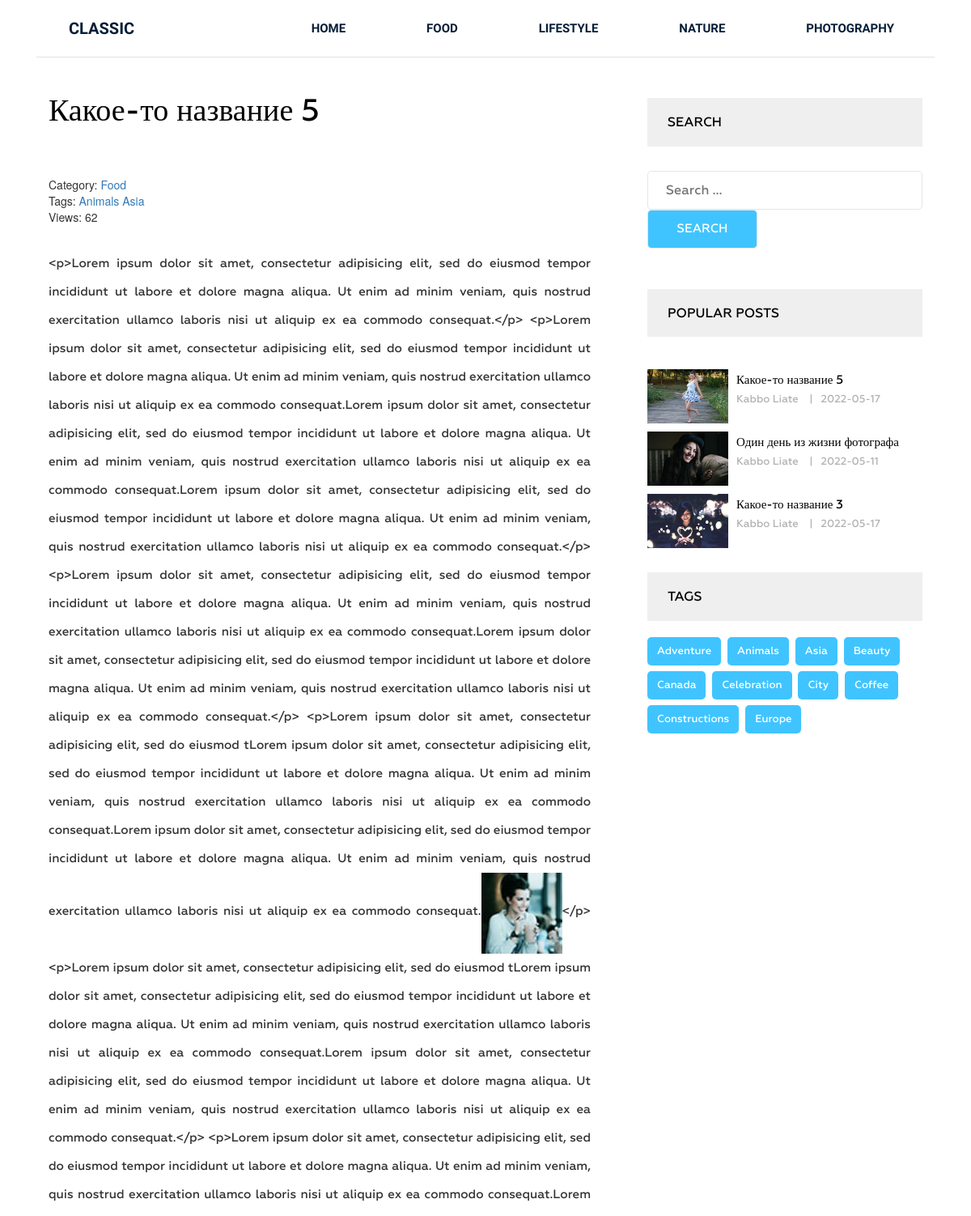
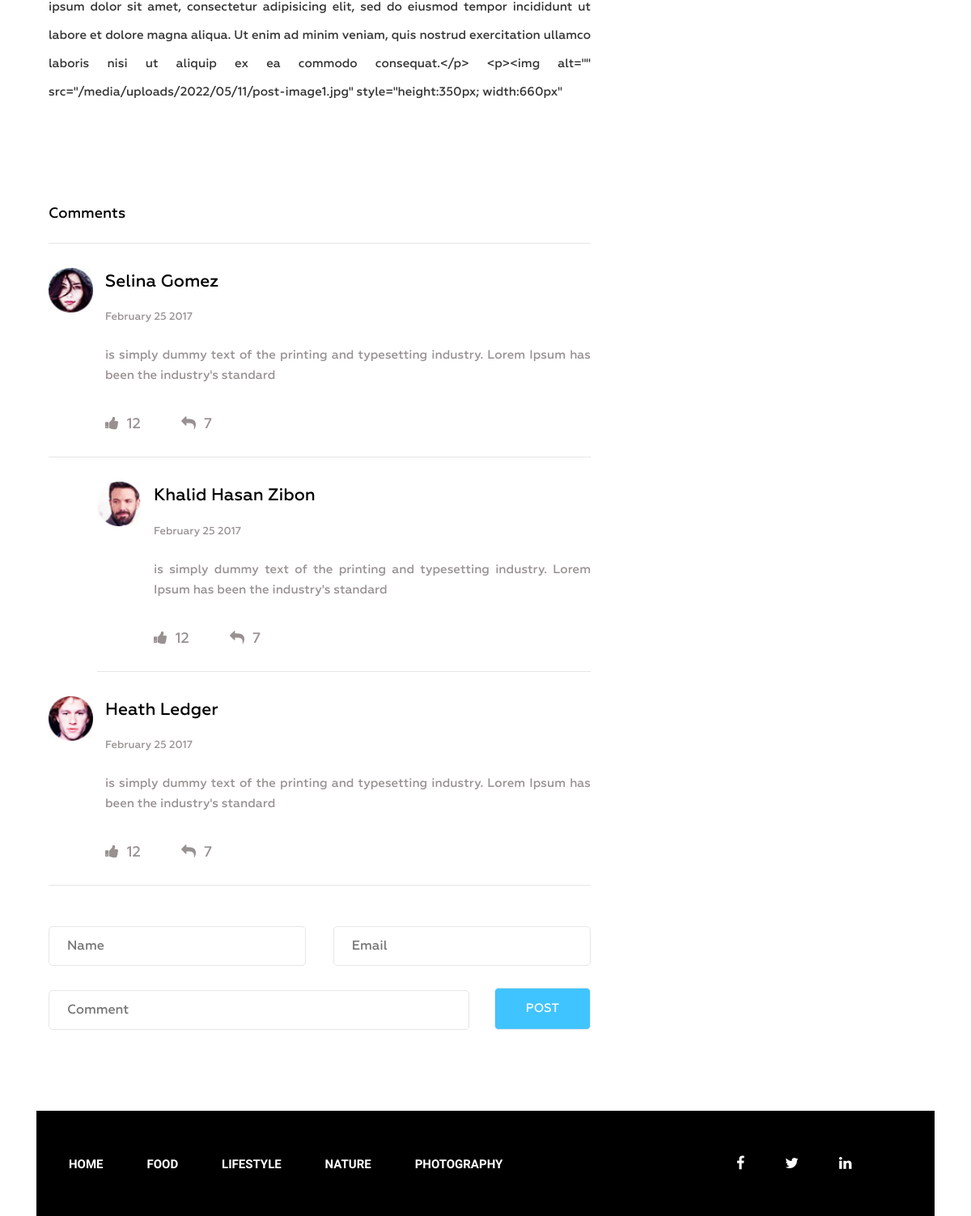
/post/kakoe-to-nazvanie-5/, run on the app's committed database (2 pictures, top to bottom).
### blog/models.py (models this page shows, shortened)
class Category(models.Model):
    title = models.CharField(max_length=255, verbose_name='Название')
    slug = models.SlugField(max_length=255, verbose_name='Url', unique=True)
    class Meta:
        verbose_name = 'Категорию'
        verbose_name_plural = 'Категории'
        ordering = ['title']
    def __str__(self):
        return self.title
    def get_absolute_url(self):
        return reverse('category', kwargs={'slug': self.slug})

class Post(models.Model):
    title = models.CharField(max_length=255, verbose_name='Название')
    slug = models.SlugField(max_length=255, verbose_name='Url', unique=True)
    author = models.CharField(max_length=100, verbose_name='Автор')
    content = models.TextField(blank=True, verbose_name='Контент')
    created_at = models.DateTimeField(auto_now_add=True, verbose_name='Опубликованно')
    photo = models.ImageField(upload_to='photo/%Y/%m/%d/', verbose_name='Фото', blank=True)
    views = models.IntegerField(default=0, verbose_name='Просмотры')
    category = models.ForeignKey(Category, on_delete=models.PROTECT, related_name='posts', verbose_name='Категория')
    tags = models.ManyToManyField(Tag, blank=True, related_name='posts', verbose_name='Тэг')
    class Meta:
        verbose_name = 'Публикацию'
        verbose_name_plural = 'Публикации'
        ordering = ['-created_at']
    def get_absolute_url(self):
        return reverse('post', kwargs={'slug': self.slug})

class Tag(models.Model):
    title = models.CharField(max_length=50, verbose_name='Название')
    slug = models.SlugField(max_length=50, verbose_name='Url', unique=True)
    class Meta:
        verbose_name = 'Тег'
        verbose_name_plural = 'Теги'
        ordering = ['title']
    def __str__(self):
        return self.title
    def get_absolute_url(self):
        return reverse('tag', kwargs={'slug': self.slug})

### blog/views.py (the view)
# urls.py: path('post/<str:slug>/', GetPost.as_view(), name='post'),
class GetPost(DeleteView):
    model = Post
    template_name = 'blog/post.html'
    context_object_name = 'post'
    def get_context_data(self, *, object_list=None, **kwargs):
        context = super(GetPost, self).get_context_data(**kwargs)
        self.object.views = F('views') + 1
        self.object.save()
        self.object.refresh_from_db()
        return context

### blog/templatetags/menu.py (called while the page is built)
@register.inclusion_tag('blog/menu_tpl.html')
def show_menu(menu_class='menu'):
    categories = Category.objects.annotate(cnt=Count('posts')).filter(cnt__gt=0)
    return {'categories': categories, 'menu_class': menu_class}

### blog/templatetags/sidebar.py (called while the page is built)
@register.inclusion_tag('blog/popular_posts_tpl.html')
def get_popular(cnt=3):
    posts = Post.objects.order_by('-views')[:cnt]
    return {'posts': posts}

@register.inclusion_tag('blog/tags_tpl.html')
def get_tags():
    tags = Tag.objects.all
    return {'tags': tags}

### blog/templates/blog/post.html (shortened to what this page needs)
{% extends 'base.html' %}
{% load sidebar %}
{% load static %}
{% block content %}
    <section class="single-blog-area">
        <div class="container">
            <div class="row">
                <div class="col-md-12">
                    <div class="border-top">
                        <div class="col-md-8">
                            <div class="blog-area">
                                <div class="blog-area-part">
                                    <h2>{{ post.title }}</h2>
                                    <div class="single-blog-area">
                                        <div>
                                            <span>Category: <a href="{{ post.category.get_absolute_url }}">{{ post.category }}</a></span>
                                            <br>
                                            {% if post.tags.exists %}
                                                <span>
                                                Tags:
                                                {% for tag in post.tags.all %}
                                                    <a href="{{ tag.get_absolute_url }}">{{ tag.title }}</a>
                                                {% endfor %}
                                                </span>
                                                <br>
                                            {% endif %}
                                            <span>Views: {{ post.views }}</span>
                                        </div>
                                        <p>{{ post.content|safe }}</p>
                                    </div>
                                    <div class="commententries">
                                        <h3>Comments</h3>
                                        <ul class="commentlist">
                                            <li>
                                                <article class="comment">
                                                    <header class="comment-author">
                                                        <img src="img/author-1.jpg" alt="">
                                                    </header>
                                                    <section class="comment-details">
                                                        <div class="author-name">
                                                            <h5><a href="#">Selina Gomez</a></h5>
                                                            <p>February 25 2017</p>
                                                        </div>
                                                        <div class="comment-body">
                                                            <p>is simply dummy text of the printing and typesetting industry. Lorem Ipsum has been the industry's standard </p>
                                                        </div>
                                                        <div class="reply">
                                                            <p><span><a href="#"><i class="fa fa-thumbs-up" aria-hidden="true"></i></a>12</span><span><a href="#"><i class="fa fa-reply" aria-hidden="true"></i></a>7</span></p>
                                                        </div>
                                                    </section>
                                                </article>
                                                <ul class="children">
                                                    <li>
                                                        <article class="comment">
                                                            <header class="comment-author">
                                                                <img src="img/author-2.jpg" alt="">
                                                            </header>
                                                            <section class="comment-details">
                                                                <div class="author-name">
                                                                    <h5><a href="#">Khalid Hasan Zibon</a></h5>
                                                                    <p>February 25 2017</p>
                                                                </div>
                                                                <div class="comment-body">
                                                                    <p>is simply dummy text of the printing and typesetting industry. Lorem Ipsum has been the industry's standard </p>
                                                                </div>
                                                                <div class="reply">
                                                                    <p><span><a href="#"><i class="fa fa-thumbs-up" aria-hidden="true"></i></a>12</span><span><a href="#"><i class="fa fa-reply" aria-hidden="true"></i></a>7</span></p>
                                                                </div>
                                                            </section>
                                                        </article>
                                                    </li>
                                                </ul>
                                            </li>
                                            <li>
                                                <article class="comment">
                                                    <header class="comment-author">
                                                        <img src="img/author-3.jpg" alt="">
                                                    </header>
                                                    <section class="comment-details">
                                                        <div class="author-name">
                                                            <h5><a href="#">Heath Ledger</a></h5>
                                                            <p>February 25 2017</p>
                                                        </div>
                                                        <div class="comment-body">
                                                            <p>is simply dummy text of the printing and typesetting industry. Lorem Ipsum has been the industry's standard </p>
                                                        </div>
                                                        <div class="reply">
                                                            <p><span><a href="#"><i class="fa fa-thumbs-up" aria-hidden="true"></i></a>12</span><span><a href="#"><i class="fa fa-reply" aria-hidden="true"></i></a>7</span></p>
                                                        </div>
                                                    </section>
                                                </article>
                                            </li>
                                        </ul>
                                    </div>
                                    <form action="#" method="get">
                                        <div class="name">
                                            <input type="text" name="" id="" placeholder="Name" class="name">
                                        </div>
                                        <div class="email">
                                            <input type="email" name="" id="" placeholder="Email" class="email">
                                        </div>
                                        <div class="comment">
                                            <input type="text" name="" id="" placeholder="Comment" class="comment">
                                        </div>
                                        <div class="post">
                                            <input type="submit" value="Post">
                                        </div>
                                    </form>
                                </div>
                            </div>
                        </div>
                        <div class="col-md-4">
<div class="newsletter">
                                <h2 class="sidebar-title">Search</h2>
                                <form action="{% url  'search' %}" method="get">
                                    <input type="text" name="s" placeholder="Search ...">
                                    <input type="submit" value="Search">
                                </form>
                            <div class="button-group filters-button-group">
                                <h2 class="sidebar-title">popular posts</h2>
                            </div>
                                {% get_popular 3 %}
                                {% get_tags %}
                            </div>
                        </div>
                    </div>
                </div>
            </div>
        </div>
    </section>
{% endblock %}

### templates/base.html (shortened to what this page needs)
{% load static %}
{% load cache %}
<!DOCTYPE html>
<html lang="en">
<head>
    <link href="https://cdn.jsdelivr.net/npm/bootstrap@5.2.0-beta1/dist/css/bootstrap.min.css" rel="stylesheet">
    <link rel="stylesheet" href="{% static 'css/bootstrap.css' %}">
    <link rel="stylesheet" href="{% static 'css/font-awesome.min.css' %}">
    <link rel="stylesheet" href="{% static 'css/owl.carousel.min.css' %}">
    <link rel="stylesheet" href="{% static 'css/owl.theme.default.min.css' %}">
    <link rel="stylesheet" href="{% static 'style.css' %}">
    <link rel="stylesheet" href="{% static 'responsive.css' %}">
</head>
<body>
<div class="wrapper">
    {% cache 20 header %}
        {% include 'inc/_header.html' %}
    {% endcache %}
    {% block content %}{% endblock %}
    {% cache 20 footer %}
        {% include 'inc/_footer.html' %}
    {% endcache %}
</div>
</body>
</html>

### templates/inc/_header.html
{% load menu %}
<header class="header">
    <div class="container">
        <div class="row">
            <div class="col-md-2">
                <div class="logo">
                    <h2><a href="{% url 'home' %}">Classic</a></h2>
                </div>
            </div>
            <div class="col-md-10">
                {% show_menu %}
            </div>
        </div>
    </div>
</header>

### blog/templates/blog/popular_posts_tpl.html
<div class="grid" style="position: relative;">
    {% for post in posts %}
        <p><div class="portfolio-item recent" style="left: 0px;">
        {% if post.photo %}
            <img src="{{ post.photo.url }}" alt="{{ post.title }}">
        {% else %}
            <img src="https://i.picsum.photos/id/1060/300/201.jpg?blur=2&hmac=0zJLs1ar00sBbW5Ahd_4zA6pgZqCVavwuHToO6VtcYY" alt="{{ post.title }}">
        {% endif %}
        <div class="portfolio-text">
            <h5><a href="{{ post.get_absolute_url }}">{{ post.title }}</a></h5>
            <p>{{ post.author }} <span>|</span>{{ post.created_at|date:'Y-m-d'}}</p>
        </div>
    </div></p>
    {% endfor %}
</div>

### blog/templates/blog/tags_tpl.html
<div class="tags">
    <h2 class="sidebar-title">Tags</h2>
    {% for tag in tags %}
        <p><a href="{{ tag.get_absolute_url }}">{{ tag }}</a></p>
    {% endfor %}
</div>

### templates/inc/_footer.html (shortened to what this page needs)
{% load menu %}
<footer class="footer">
<div class="container">
    <div class="row">
        <div class="col-md-12">
            <div class="footer-bg">
                <div class="row">
                    <div class="col-md-9">
                        {% show_menu 'footer-menu' %}
                    </div>
                    <div class="col-md-3">
                        <div class="footer-icon">
                            <p><a href="#"><i class="fa fa-facebook" aria-hidden="true"></i></a><a href="#"><i class="fa fa-twitter" aria-hidden="true"></i></a><a href="#"><i class="fa fa-linkedin" aria-hidden="true"></i></a><a href="#"></a></p>
                        </div>
                    </div>
                </div> .
            </div>
        </div>
    </div>
</div>
</footer>

### data on the page
Category: title "FOOD"
Category: title "LIFESTYLE"
Category: title "NATURE"
Category: title "PHOTOGRAPHY"
Post: title "Какое-то название 5", category "Food", views "62", content "<p>Lorem ipsum dolor sit amet, consectetur adipisicing elit, sed do eiusmod tempor incididunt ut labore et dolore magna aliqua. Ut enim ad minim veniam, quis nostrud exercitation ullamco laboris nisi ut aliquip ex ea commodo consequat.</p> <p>Lorem ipsum dolor sit amet, consectetur adipisicing elit, sed do eiusmod tempor incididunt ut labore et dolore magna aliqua. Ut enim ad minim veniam, quis nostrud exercitation ullamco laboris nisi ut aliquip ex ea commodo consequat.Lorem ipsum dolor sit amet, consectetur adipisicing elit, sed do eiusmod tempor incididunt ut labore et dolore magna aliqua. Ut enim ad minim veniam, quis nostrud exercitation ullamco laboris nisi ut aliquip ex ea commodo…", content (picture), photo (picture), author "Kabbo Liate", created_at "2022-05-17"
Tag: title "Animals"
Tag: title "Asia"
Post: photo (picture), title "Один день из жизни фотографа", author "Kabbo Liate", created_at "2022-05-11"
Post: photo (picture), title "Какое-то название 3", author "Kabbo Liate", created_at "2022-05-17"
Tag: title "Adventure"
Tag: title "Beauty"
Tag: title "Canada"
Tag: title "Celebration"
Tag: title "City"
Tag: title "Coffee"
Tag: title "Constructions"
Tag: title "Europe"
